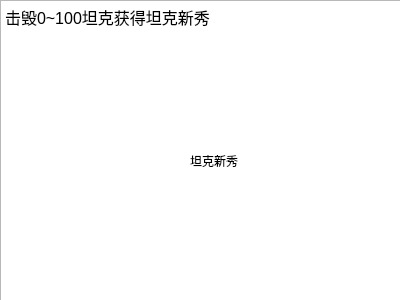
<?xml version="1.0" encoding="UTF-8"?>
<ui version="4.0">
 <class>number_1</class>
 <widget class="QWidget" name="number_1">
  <property name="geometry">
   <rect>
    <x>0</x>
    <y>0</y>
    <width>400</width>
    <height>300</height>
   </rect>
  </property>
  <property name="windowTitle">
   <string>Form</string>
  </property>
  <widget class="QTextBrowser" name="textBrowser">
   <property name="geometry">
    <rect>
     <x>0</x>
     <y>0</y>
     <width>421</width>
     <height>351</height>
    </rect>
   </property>
   <property name="html">
    <string>&lt;!DOCTYPE HTML PUBLIC &quot;-//W3C//DTD HTML 4.0//EN&quot; &quot;http://www.w3.org/TR/REC-html40/strict.dtd&quot;&gt;
&lt;html&gt;&lt;head&gt;&lt;meta name=&quot;qrichtext&quot; content=&quot;1&quot; /&gt;&lt;style type=&quot;text/css&quot;&gt;
p, li { white-space: pre-wrap; }
&lt;/style&gt;&lt;/head&gt;&lt;body style=&quot; font-family:'SimSun'; font-size:9pt; font-weight:400; font-style:normal;&quot;&gt;
&lt;p style=&quot; margin-top:12px; margin-bottom:12px; margin-left:0px; margin-right:0px; -qt-block-indent:0; text-indent:0px;&quot;&gt;&lt;span style=&quot; font-family:'宋体'; font-size:12pt;&quot;&gt;击毁0~100坦克获得坦克新秀&lt;/span&gt;&lt;span style=&quot; font-family:'Calibri'; font-size:12pt;&quot;&gt;&lt;br /&gt;&lt;/span&gt;&lt;/p&gt;&lt;/body&gt;&lt;/html&gt;</string>
   </property>
  </widget>
  <widget class="QLabel" name="label">
   <property name="geometry">
    <rect>
     <x>190</x>
     <y>110</y>
     <width>81</width>
     <height>101</height>
    </rect>
   </property>
   <property name="styleSheet">
    <string notr="true">border-image: url(:/sample/photo/honor/honor_7.png);</string>
   </property>
   <property name="text">
    <string>坦克新秀</string>
   </property>
  </widget>
 </widget>
 <resources/>
 <connections/>
</ui>
